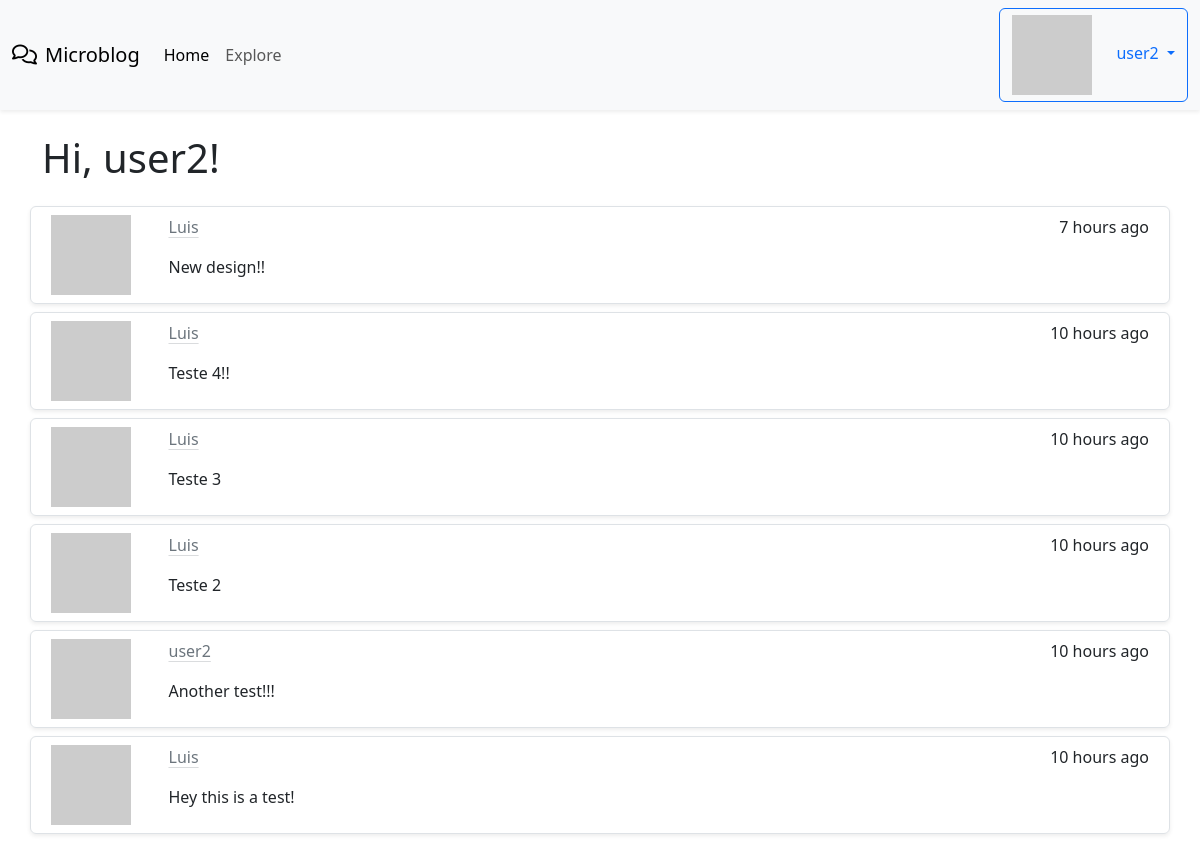
Page /explore (signed in) on the earlier database version.
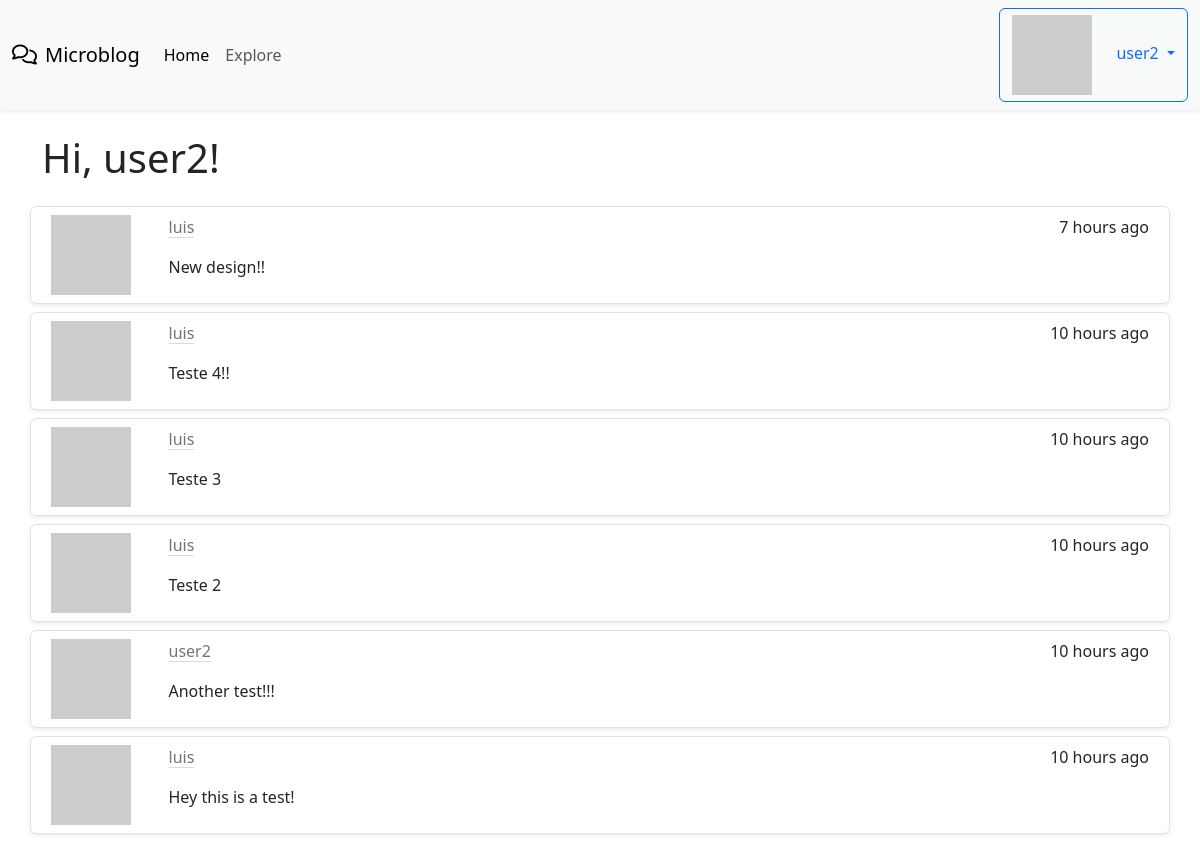
Same page on the later database version.
### app/models.py (models this page shows, shortened)
class User(UserMixin, db.Model):
    id = db.Column(db.Integer, primary_key = True)
    username = db.Column(db.String(64), index = True, unique = True)
    email = db.Column(db.String(120), index = True, unique = True)
    password_hash = db.Column(db.String(128))
    posts = db.relationship('Post', backref='author', lazy='dynamic')
    about_me = db.Column(db.String(140))
    last_seen = db.Column(db.DateTime, default=datetime.utcnow)
    followed = db.relationship(
        'User', secondary=followers,
        primaryjoin=(followers.c.follower_id == id),
        secondaryjoin=(followers.c.followed_id == id),
        backref=db.backref('followers', lazy='dynamic'), lazy='dynamic'
    )
    def avatar(self, size):
        digest = md5(self.email.lower().encode('utf-8')).hexdigest()
        return 'https://www.gravatar.com/avatar/{}?d=identicon&s={}'.format(digest, size)

class Post(db.Model):
    id = db.Column(db.Integer, primary_key=True)
    body = db.Column(db.String(140))
    timestamp = db.Column(db.DateTime, index=True, default=datetime.utcnow)
    user_id = db.Column(db.Integer, db.ForeignKey('user.id'))
    language = db.Column(db.String(5))

### app/main/routes.py (the view)
@bp.route('/explore')
@login_required
def explore():
    page = request.args.get('page', 1, type=int)
    posts = Post.query.order_by(Post.timestamp.desc()).paginate(
        page=page, per_page=current_app.config['POSTS_PER_PAGE'], error_out=False)
    next_url = url_for('explore', page=posts.next_num) if posts.has_next else None
    prev_url = url_for('explore', page=posts.prev_num) if posts.has_prev else None
    return render_template("index.html", title='Explore', posts=posts.items, next_url=next_url, prev_url=prev_url )

### app/__init__.py (called while the page is built)
def get_locale():
    return request.accept_languages.best_match(current_app.config['LANGUAGES'])

### app/main/routes.py (called while the page is built)
@bp.before_request
def before_request():
    if current_user.is_authenticated:
        current_user.last_seen = datetime.utcnow()
        db.session.commit()
    g.locale = str(get_locale())

### app/models.py (called while the page is built)
@login.user_loader
def load_user(id):
    return User.query.get(int(id))

### app/templates/index.html (shortened to what this page needs)
{% extends "base.html" %}
{% block content %}
<div class="container mt-4">
  <h1>{{ _('Hi, %(username)s!', username=current_user.username) }}</h1>
  <div class="mt-4">
      {% for post in posts %}
      {% include "_post.html" %}
      {% endfor %}
  </div>
</div>
{% endblock %}

### app/templates/base.html (shortened to what this page needs)
<!doctype html>
<html lang="en">
    <head>
        {% block head %}
        {% block styles %}
            {{ bootstrap.load_css() }}
        {% endblock %}
        {% endblock %}
    </head>
    <body>
      <nav class="navbar navbar-expand-lg bg-body-tertiary shadow-sm">
        <div class="container-fluid">
          <a class="navbar-brand" href="{{ url_for('main.index') }}"><i class="fa-regular fa-comments me-2"></i>Microblog</a>
          <div class="collapse navbar-collapse" id="navbarNav">
            <ul class="navbar-nav">
              <li class="nav-item">
                <a class="nav-link active" aria-current="page" href="{{ url_for('main.index') }}">{{_('Home')}}</a>
              </li>
              <li class="nav-item">
                <a class="nav-link" href="{{ url_for('main.explore') }}">{{_('Explore')}}</a>
              </li>
            </ul>
            <ul class="navbar-nav ms-auto">
              {% if current_user.is_anonymous %}
              <li class="nav-item">
                  <a class="btn btn-primary" href="{{ url_for('auth.login') }}">{{_('Login')}}</a>
              </li>
              {% else %}
              <li class="nav-item dropdown">
                <a class="dropdown-toggle btn btn-outline-primary" href="#" role="button" data-bs-toggle="dropdown" aria-expanded="false">
                  <img class="me-4" src="{{ current_user.avatar(36) }}" />{{ current_user.username }}
                </a>
              </li>
              {% endif %}
          </ul>
          </div>
        </div>
      </nav>
      {% block content %}{% endblock %}
  </body>
</html>

### app/templates/_post.html (shortened to what this page needs)
<div class="row border rounded shadow-sm my-2 p-2">
  <div class="col-1 d-flex align-items-center">
    <img src="{{ post.author.avatar(64) }}" class="align-self-start mr-3" alt="{{ post.author.username }} Avatar">
  </div>
  <div class="col ms-4">
    <div class="d-flex flex-row justify-content-between">
      <a class="link-secondary link-offset-2 link-underline-opacity-25 link-underline-opacity-100-hover" href="{{ url_for('main.user', username=post.author.username) }}">{{ post.author.username }}</a>
      <p>{{ moment(post.timestamp).fromNow() }}</p>
    </div>
    <p>{{ post.body }}</p>
  </div>
</div>

Differences in the rows shown:
changed through a linked row, Post "7 hours ago": author.username "Luis" → "luis"
changed through a linked row, Post "Teste 4!!": author.username "Luis" → "luis"
changed through a linked row, Post "Teste 3": author.username "Luis" → "luis"
changed through a linked row, Post "Teste 2": author.username "Luis" → "luis"
changed through a linked row, Post "Hey this is a test!": author.username "Luis" → "luis"
